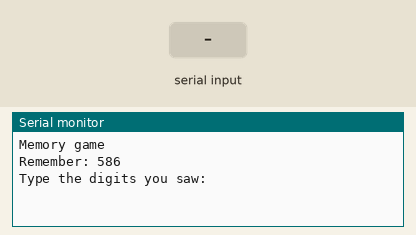
This sketch was run on a simulated Arduino Uno, built with avr-gcc and run on an emulated ATmega328P. On the bench: the last lines printed to the serial monitor. The inputs (shaded band) are chosen by the test bench. Random numbers use the default seed unless the sketch sets one.

Above: at 6.7 s.
6.8 s: "1\n" received over Serial
At 7.6 s:
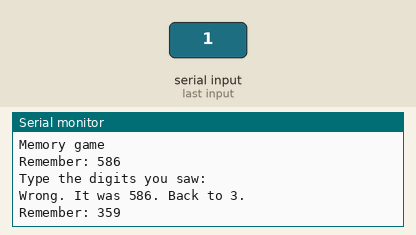
8.3 s: "0\n" received over Serial
At 10.6 s:
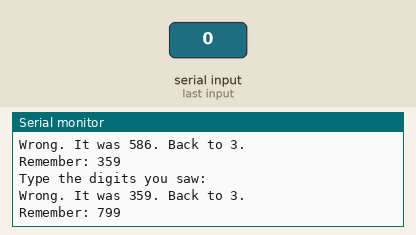

The sketch:

extra_05_memory_game.ino
```cpp
int sequenceLen = 3;
String sequence = "";

void newRound() {
  sequence = "";
  for (int i = 0; i < sequenceLen; i++) {
    sequence += String(random(1, 10));
  }
  Serial.println("Remember: " + sequence);
  delay(2000 + sequenceLen * 500);
  for (int i = 0; i < 30; i++) {
    Serial.println();   // push the numbers off the screen
  }
  Serial.println("Type the digits you saw:");
}

void setup() {
  Serial.begin(115200);
  delay(2000);
  Serial.println("Memory game");
  newRound();
}

void loop() {
  if (Serial.available()) {
    String answer = Serial.readStringUntil('\n');
    answer.trim();
    if (answer == sequence) {
      Serial.println("Correct! One digit longer.");
      sequenceLen++;
    } else {
      Serial.println("Wrong. It was " + sequence + ". Back to 3.");
      sequenceLen = 3;
    }
    newRound();
  }
}
```

Measured:
- after the input at 6.8 s, the serial monitor: prints a new line at once (image 1)
- after the input at 8.3 s, the serial monitor: prints a new line after 2.0 s (image 2)
